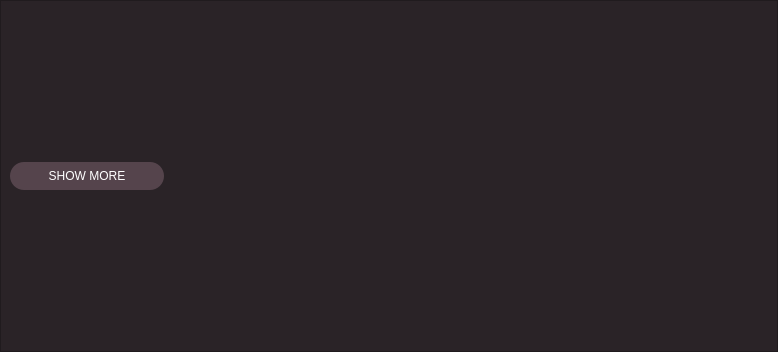
<?xml version="1.0" encoding="UTF-8"?>
<ui version="4.0">
 <class>Form</class>
 <widget class="QWidget" name="Form">
  <property name="geometry">
   <rect>
    <x>0</x>
    <y>0</y>
    <width>778</width>
    <height>352</height>
   </rect>
  </property>
  <property name="windowTitle">
   <string>Form</string>
  </property>
  <property name="styleSheet">
   <string notr="true">background-color: #2A2327;
color:rgb(255,255,255);
font: 63 9pt &quot;Torus Pro SemiBold&quot;;</string>
  </property>
  <layout class="QVBoxLayout" name="verticalLayout">
   <property name="leftMargin">
    <number>0</number>
   </property>
   <property name="topMargin">
    <number>0</number>
   </property>
   <property name="rightMargin">
    <number>0</number>
   </property>
   <property name="bottomMargin">
    <number>0</number>
   </property>
   <item>
    <widget class="QScrollArea" name="scrollArea">
     <property name="styleSheet">
      <string notr="true"/>
     </property>
     <property name="widgetResizable">
      <bool>true</bool>
     </property>
     <widget class="QWidget" name="scrollAreaWidgetContents">
      <property name="geometry">
       <rect>
        <x>0</x>
        <y>0</y>
        <width>776</width>
        <height>350</height>
       </rect>
      </property>
      <layout class="QVBoxLayout" name="verticalLayout_2">
       <item>
        <widget class="QPushButton" name="pushButton">
         <property name="styleSheet">
          <string notr="true">QPushButton {
	background:rgb(85,68,76);
	border:none;
	border-radius: 14px;
	padding: 7px;
	max-width:140px;
}
QPushButton:hover {
	background: rgb(112,92,101);
}</string>
         </property>
         <property name="text">
          <string>SHOW MORE</string>
         </property>
        </widget>
       </item>
      </layout>
     </widget>
    </widget>
   </item>
  </layout>
 </widget>
 <resources/>
 <connections/>
</ui>
